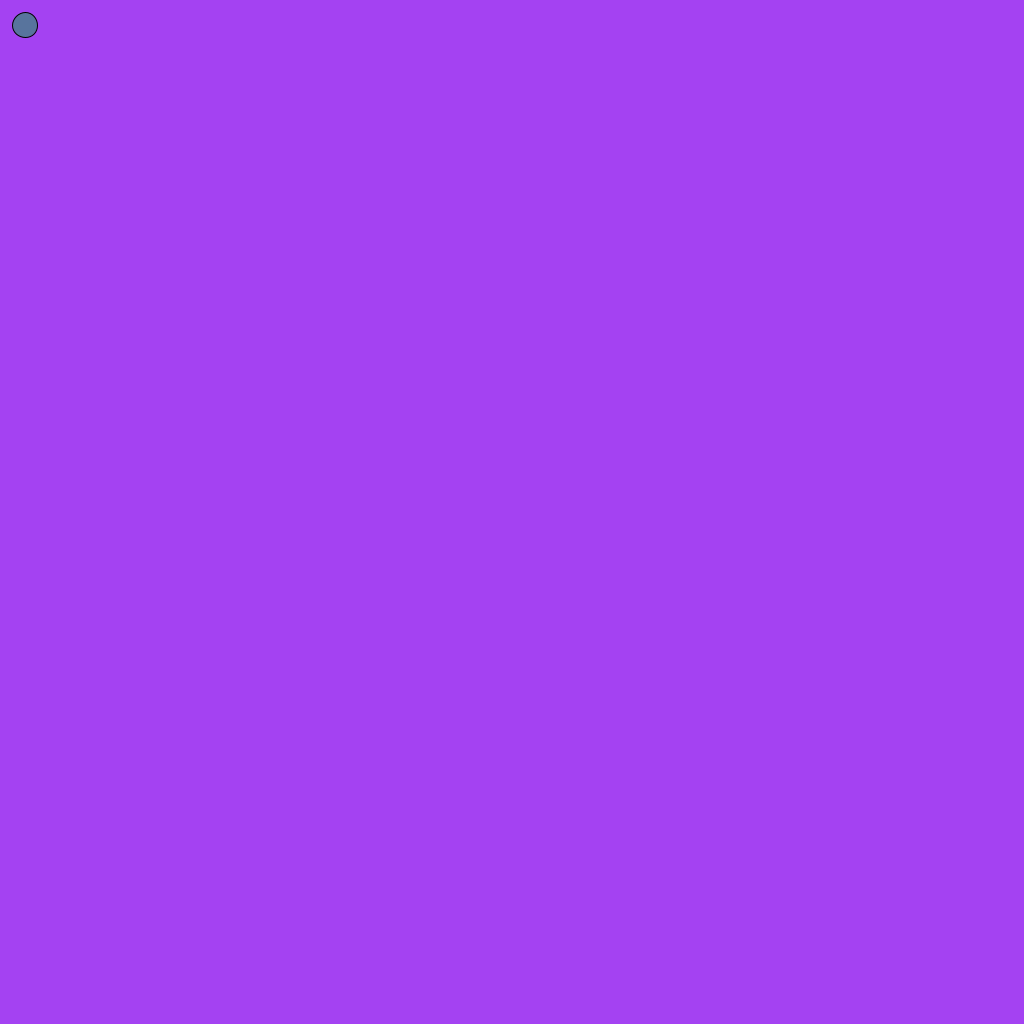
Frame 1 (no input)
Frame 60 (the mouse pressed at the canvas centre just before this capture): identical to frame 1, image omitted
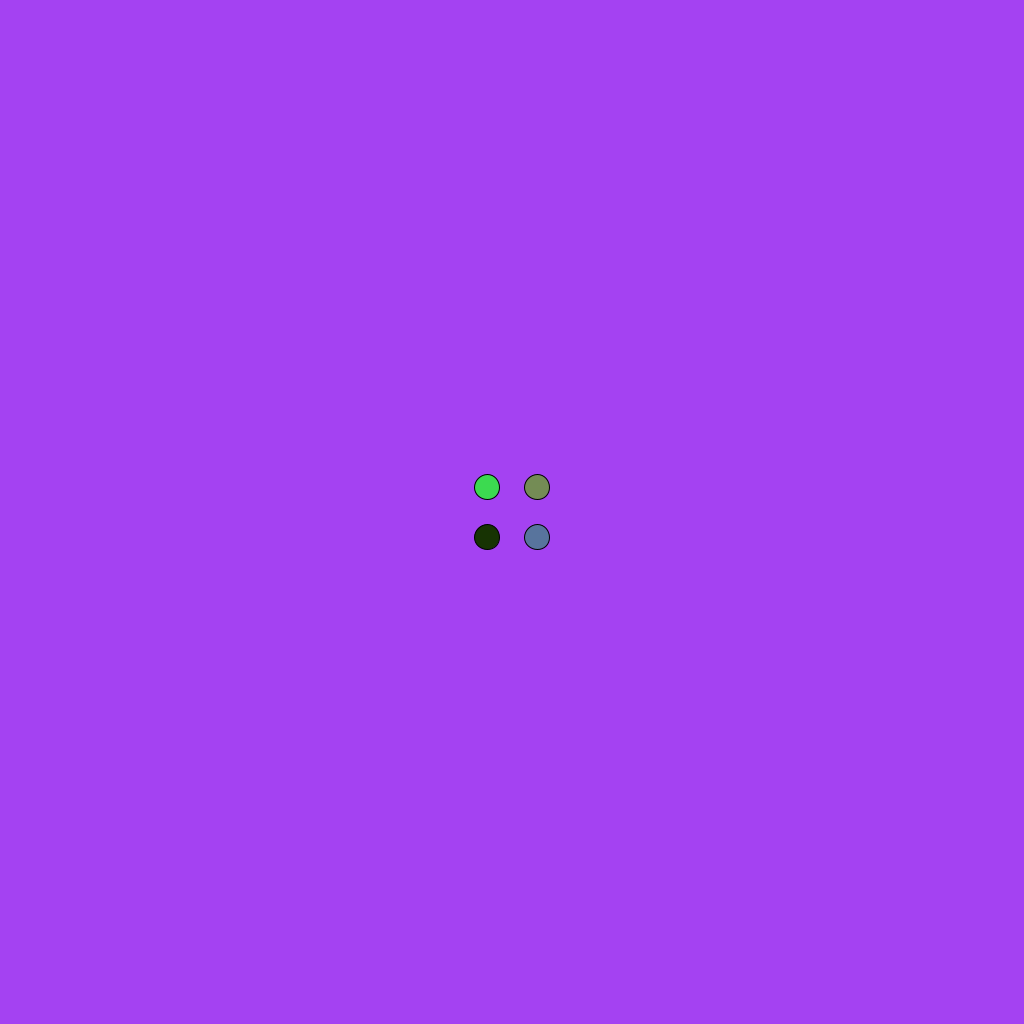
Frame 120 (the mouse held since frame 60 and released just before this capture)

The Processing sketch that drew these frames (run headless with seeded random() and noise(); from frame 60 on, the mouse is pressed at the canvas centre):

// Processing sketch: circles
// ── circles.pde
color back = color(random(255), random(255), random(255));
color c1 = color(random(255), random(255), random(255));
color c2 = color(random(255), random(255), random(255));
color c3 = color(random(255), random(255), random(255));
color c4 = color(random(255), random(255), random(255));


void setup() {
    size(1024, 1024);
    frameRate(120);
}

void draw() {
    //clear background
    background(back);
    //top left
    fill(c1);
    ellipse(mouseX-25, mouseY-25, 25, 25);
    //top right
    fill(c2);
    ellipse(mouseX+25, mouseY-25, 25, 25);
    //bottom left
    fill(c3);
    ellipse(mouseX-25, mouseY+25, 25, 25);
    //bottom right
    fill(c4);
    ellipse(mouseX+25, mouseY+25, 25, 25);
}
